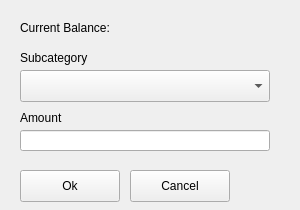
<?xml version="1.0" encoding="UTF-8"?>
<ui version="4.0">
 <class>CreateRecordWindow</class>
 <widget class="QWidget" name="CreateRecordWindow">
  <property name="geometry">
   <rect>
    <x>0</x>
    <y>0</y>
    <width>300</width>
    <height>210</height>
   </rect>
  </property>
  <property name="windowTitle">
   <string>Form</string>
  </property>
  <widget class="QLabel" name="subcategoryLabel">
   <property name="geometry">
    <rect>
     <x>20</x>
     <y>50</y>
     <width>181</width>
     <height>16</height>
    </rect>
   </property>
   <property name="text">
    <string>Subcategory</string>
   </property>
  </widget>
  <widget class="QComboBox" name="subcategoryCombo">
   <property name="geometry">
    <rect>
     <x>20</x>
     <y>70</y>
     <width>250</width>
     <height>32</height>
    </rect>
   </property>
  </widget>
  <widget class="QLabel" name="amountLabel">
   <property name="geometry">
    <rect>
     <x>20</x>
     <y>110</y>
     <width>58</width>
     <height>16</height>
    </rect>
   </property>
   <property name="text">
    <string>Amount</string>
   </property>
  </widget>
  <widget class="QLineEdit" name="amountInput">
   <property name="geometry">
    <rect>
     <x>20</x>
     <y>130</y>
     <width>250</width>
     <height>21</height>
    </rect>
   </property>
  </widget>
  <widget class="QLabel" name="currentBalanceLabel">
   <property name="geometry">
    <rect>
     <x>20</x>
     <y>20</y>
     <width>211</width>
     <height>16</height>
    </rect>
   </property>
   <property name="text">
    <string>Current Balance:</string>
   </property>
  </widget>
  <widget class="QPushButton" name="okButton">
   <property name="geometry">
    <rect>
     <x>20</x>
     <y>170</y>
     <width>100</width>
     <height>32</height>
    </rect>
   </property>
   <property name="text">
    <string>Ok</string>
   </property>
  </widget>
  <widget class="QPushButton" name="cancelButton">
   <property name="geometry">
    <rect>
     <x>130</x>
     <y>170</y>
     <width>100</width>
     <height>32</height>
    </rect>
   </property>
   <property name="text">
    <string>Cancel</string>
   </property>
  </widget>
 </widget>
 <resources/>
 <connections/>
</ui>
